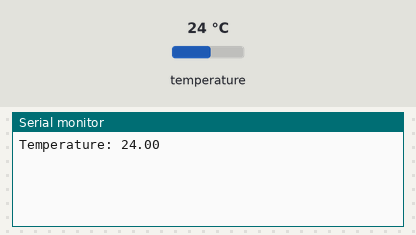
This sketch was run on a simulated ESP8266 (NodeMCU). On the bench: the last lines printed to the serial monitor. The inputs (shaded band) are chosen by the test bench; at power-on: temperature 24 °C.

Above: at 18.0 s.
18.1 s: temperature set to 12 °C
At 22.9 s:
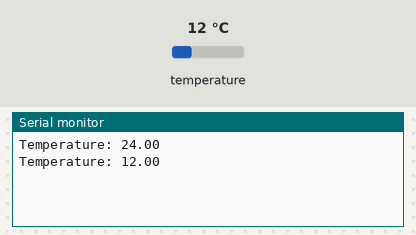
34.2 s: temperature set to 19 °C
At 43.9 s:
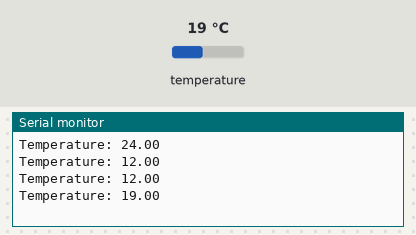
Timing chart, 0 to 45.4 s (numbered marks = the images above; inputs shaded):
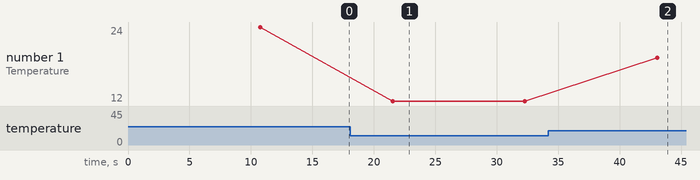

The sketch:

DS18B20_SENSOR.ino
```cpp
#include <ESP8266WiFi.h>
#include <OneWire.h>
#include <DallasTemperature.h>
#define ONE_WIRE_BUS A0
OneWire oneWire(ONE_WIRE_BUS);
DallasTemperature sensors(&oneWire);

void setup()
{
  Serial.begin(115200);
}


void loop()
{
  delay(10000);
  float temptemp;
  String temperature;
  do {
  sensors.requestTemperatures(); // Send the command to get temperatures
  temptemp = sensors.getTempCByIndex(0);
  temperature = String(temptemp);
  Serial.print("Temperature: ");
  Serial.println(temperature);
  } while (temptemp == 85.0 || temptemp == (-127.0));
 }
```

Measured:
- after the input at 18.1 s, the serial monitor: prints a new line after 3.4 s (image 1)
- after the input at 34.2 s, the serial monitor: prints a new line after 8.9 s (image 2)
- plotted number 1: 24 → 12 after the input at 18.1 s, 12 → 19 after the input at 34.2 s
